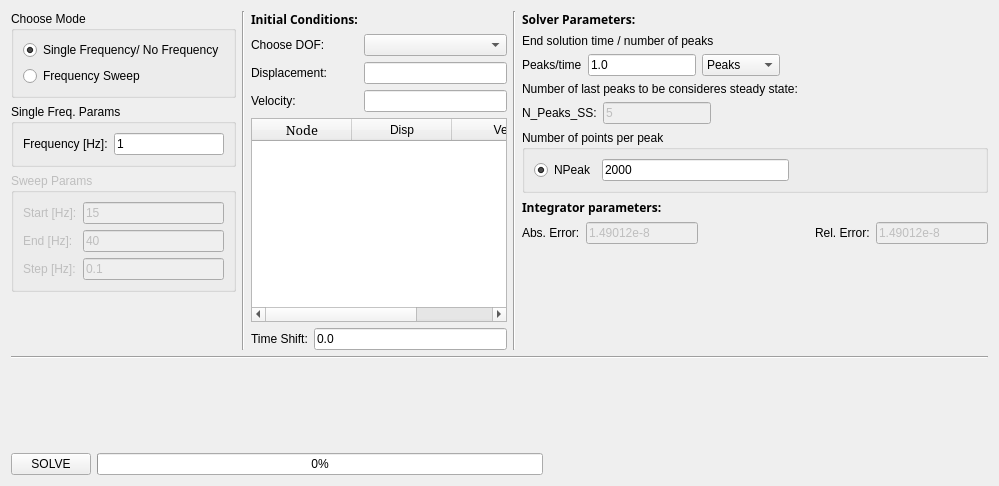
      <widget class="QWidget" name="tab_2">
       <attribute name="title">
        <string>Analysis</string>
       </attribute>
       <layout class="QVBoxLayout" name="verticalLayout_15">
        <item>
         <layout class="QHBoxLayout" name="horizontalLayout_15">
          <item>
           <layout class="QVBoxLayout" name="verticalLayout_10">
            <item>
             <widget class="QGroupBox" name="groupBox_3">
              <property name="title">
               <string>Choose Mode</string>
              </property>
              <layout class="QVBoxLayout" name="verticalLayout_11">
               <item>
                <widget class="QRadioButton" name="radioButton_SingleFreq">
                 <property name="text">
                  <string>Single Frequency/ No Frequency</string>
                 </property>
                 <property name="checked">
                  <bool>true</bool>
                 </property>
                </widget>
               </item>
               <item>
                <widget class="QRadioButton" name="radioButton_FreqSweep">
                 <property name="text">
                  <string>Frequency Sweep</string>
                 </property>
                </widget>
               </item>
              </layout>
             </widget>
            </item>
            <item>
             <widget class="QGroupBox" name="groupBox">
              <property name="title">
               <string>Single Freq. Params</string>
              </property>
              <layout class="QVBoxLayout" name="verticalLayout_8">
               <item>
                <layout class="QHBoxLayout" name="horizontalLayout_8">
                 <item>
                  <widget class="QLabel" name="label_6">
                   <property name="text">
                    <string>Frequency [Hz]:</string>
                   </property>
                  </widget>
                 </item>
                 <item>
                  <widget class="QLineEdit" name="lineEdit_SingleFreq">
                   <property name="text">
                    <string>1</string>
                   </property>
                  </widget>
                 </item>
                </layout>
               </item>
              </layout>
             </widget>
            </item>
            <item>
             <widget class="QGroupBox" name="groupBox_2">
              <property name="enabled">
               <bool>false</bool>
              </property>
              <property name="title">
               <string>Sweep Params</string>
              </property>
              <layout class="QVBoxLayout" name="verticalLayout_9">
               <item>
                <layout class="QGridLayout" name="gridLayout">
                 <item row="0" column="0">
                  <widget class="QLabel" name="label_7">
                   <property name="text">
                    <string>Start [Hz]:</string>
                   </property>
                  </widget>
                 </item>
                 <item row="0" column="1">
                  <widget class="QLineEdit" name="lineEdit_FreqStart">
                   <property name="text">
                    <string>15</string>
                   </property>
                  </widget>
                 </item>
                 <item row="1" column="0">
                  <widget class="QLabel" name="label_8">
                   <property name="text">
                    <string>End [Hz]:</string>
                   </property>
                  </widget>
                 </item>
                 <item row="1" column="1">
                  <widget class="QLineEdit" name="lineEdit_FreqStop">
                   <property name="text">
                    <string>40</string>
                   </property>
                  </widget>
                 </item>
                 <item row="2" column="0">
                  <widget class="QLabel" name="label_9">
                   <property name="text">
                    <string>Step [Hz]:</string>
                   </property>
                  </widget>
                 </item>
                 <item row="2" column="1">
                  <widget class="QLineEdit" name="lineEdit_FreqStep">
                   <property name="text">
                    <string>0.1</string>
                   </property>
                  </widget>
                 </item>
                </layout>
               </item>
              </layout>
             </widget>
            </item>
            <item>
             <spacer name="verticalSpacer">
              <property name="orientation">
               <enum>Qt::Vertical</enum>
              </property>
              <property name="sizeHint" stdset="0">
               <size>
                <width>20</width>
                <height>58</height>
               </size>
              </property>
             </spacer>
            </item>
           </layout>
          </item>
          <item>
           <widget class="Line" name="line_8">
            <property name="orientation">
             <enum>Qt::Vertical</enum>
            </property>
           </widget>
          </item>
          <item>
           <layout class="QGridLayout" name="gridLayout_2">
            <item row="0" column="0">
             <widget class="QLabel" name="label_10">
              <property name="font">
               <font>
                <family>Sans Serif</family>
                <weight>75</weight>
                <bold>true</bold>
               </font>
              </property>
              <property name="text">
               <string>Initial Conditions:</string>
              </property>
             </widget>
            </item>
            <item row="1" column="0">
             <widget class="QLabel" name="label_11">
              <property name="text">
               <string>Choose DOF:</string>
              </property>
             </widget>
            </item>
            <item row="1" column="1">
             <widget class="QComboBox" name="comboBox_DOF"/>
            </item>
            <item row="2" column="0">
             <widget class="QLabel" name="label_13">
              <property name="text">
               <string>Displacement:</string>
              </property>
             </widget>
            </item>
            <item row="2" column="1">
             <widget class="QLineEdit" name="lineEdit_DispInit"/>
            </item>
            <item row="3" column="0">
             <widget class="QLabel" name="label_12">
              <property name="text">
               <string>Velocity:</string>
              </property>
             </widget>
            </item>
            <item row="3" column="1">
             <widget class="QLineEdit" name="lineEdit_VelInit"/>
            </item>
            <item row="4" column="0" colspan="2">
             <widget class="QTableWidget" name="tableWidgetInitCon">
              <attribute name="verticalHeaderVisible">
               <bool>false</bool>
              </attribute>
              <column>
               <property name="text">
                <string>Node</string>
               </property>
               <property name="font">
                <font>
                 <family>Serif</family>
                 <pointsize>10</pointsize>
                 <italic>false</italic>
                </font>
               </property>
              </column>
              <column>
               <property name="text">
                <string>Disp</string>
               </property>
              </column>
              <column>
               <property name="text">
                <string>Vel</string>
               </property>
              </column>
             </widget>
            </item>
            <item row="5" column="0" colspan="2">
             <layout class="QHBoxLayout" name="horizontalLayout_11">
              <item>
               <widget class="QLabel" name="label_23">
                <property name="text">
                 <string>Time Shift:</string>
                </property>
               </widget>
              </item>
              <item>
               <widget class="QLineEdit" name="lineStartTime">
                <property name="text">
                 <string>0.0</string>
                </property>
               </widget>
              </item>
             </layout>
            </item>
           </layout>
          </item>
          <item>
           <widget class="Line" name="line_6">
            <property name="orientation">
             <enum>Qt::Vertical</enum>
            </property>
           </widget>
          </item>
          <item>
           <layout class="QVBoxLayout" name="verticalLayout_14">
            <item>
             <widget class="QLabel" name="label_14">
              <property name="font">
               <font>
                <family>Sans Serif</family>
                <weight>75</weight>
                <bold>true</bold>
               </font>
              </property>
              <property name="text">
               <string>Solver Parameters:</string>
              </property>
             </widget>
            </item>
            <item>
             <widget class="QLabel" name="label_15">
              <property name="text">
               <string>End solution time / number of peaks</string>
              </property>
             </widget>
            </item>
            <item>
             <layout class="QHBoxLayout" name="horizontalLayout_10">
              <item>
               <widget class="QLabel" name="label_16">
                <property name="text">
                 <string>Peaks/time</string>
                </property>
               </widget>
              </item>
              <item>
               <widget class="QLineEdit" name="lineEdit_Npeaks">
                <property name="text">
                 <string>1.0</string>
                </property>
               </widget>
              </item>
              <item>
               <widget class="QComboBox" name="comboBoxPeaks">
                <item>
                 <property name="text">
                  <string>Peaks</string>
                 </property>
                </item>
                <item>
                 <property name="text">
                  <string>Seconds</string>
                 </property>
                </item>
               </widget>
              </item>
              <item>
               <spacer name="horizontalSpacer_8">
                <property name="orientation">
                 <enum>Qt::Horizontal</enum>
                </property>
                <property name="sizeHint" stdset="0">
                 <size>
                  <width>208</width>
                  <height>17</height>
                 </size>
                </property>
               </spacer>
              </item>
             </layout>
            </item>
            <item>
             <widget class="QLabel" name="label_17">
              <property name="text">
               <string>Number of last peaks to be consideres steady state:</string>
              </property>
             </widget>
            </item>
            <item>
             <layout class="QHBoxLayout" name="horizontalLayout_9">
              <item>
               <widget class="QLabel" name="label_18">
                <property name="text">
                 <string>N_Peaks_SS:</string>
                </property>
               </widget>
              </item>
              <item>
               <widget class="QLineEdit" name="lineEdit_NpeaksSS">
                <property name="enabled">
                 <bool>false</bool>
                </property>
                <property name="sizePolicy">
                 <sizepolicy hsizetype="Preferred" vsizetype="Fixed">
                  <horstretch>0</horstretch>
                  <verstretch>0</verstretch>
                 </sizepolicy>
                </property>
                <property name="text">
                 <string>5</string>
                </property>
               </widget>
              </item>
              <item>
               <spacer name="horizontalSpacer_9">
                <property name="orientation">
                 <enum>Qt::Horizontal</enum>
                </property>
                <property name="sizeHint" stdset="0">
                 <size>
                  <width>208</width>
                  <height>17</height>
                 </size>
                </property>
               </spacer>
              </item>
             </layout>
            </item>
            <item>
             <layout class="QVBoxLayout" name="verticalLayout_13">
              <item>
               <widget class="QGroupBox" name="groupBox_4">
                <property name="sizePolicy">
                 <sizepolicy hsizetype="Preferred" vsizetype="Fixed">
                  <horstretch>0</horstretch>
                  <verstretch>0</verstretch>
                 </sizepolicy>
                </property>
                <property name="title">
                 <string>Number of points per peak</string>
                </property>
                <layout class="QHBoxLayout" name="horizontalLayout_14">
                 <item>
                  <widget class="QRadioButton" name="radioButton_constantNpeak">
                   <property name="text">
                    <string>NPeak</string>
                   </property>
                   <property name="checked">
                    <bool>true</bool>
                   </property>
                  </widget>
                 </item>
                 <item>
                  <widget class="QLineEdit" name="lineEdit_constNpeak">
                   <property name="enabled">
                    <bool>true</bool>
                   </property>
                   <property name="sizePolicy">
                    <sizepolicy hsizetype="Expanding" vsizetype="Expanding">
                     <horstretch>0</horstretch>
                     <verstretch>0</verstretch>
                    </sizepolicy>
                   </property>
                   <property name="text">
                    <string>2000</string>
                   </property>
                  </widget>
                 </item>
                 <item>
                  <spacer name="horizontalSpacer_7">
                   <property name="orientation">
                    <enum>Qt::Horizontal</enum>
                   </property>
                   <property name="sizeHint" stdset="0">
                    <size>
                     <width>120</width>
                     <height>20</height>
                    </size>
                   </property>
                  </spacer>
                 </item>
                </layout>
               </widget>
              </item>
              <item>
               <layout class="QVBoxLayout" name="verticalLayout_12">
                <item>
                 <widget class="QLabel" name="label_19">
                  <property name="font">
                   <font>
                    <family>Sans Serif</family>
                    <weight>75</weight>
                    <bold>true</bold>
                   </font>
                  </property>
                  <property name="text">
                   <string>Integrator parameters:</string>
                  </property>
                 </widget>
                </item>
                <item>
                 <layout class="QHBoxLayout" name="horizontalLayout_12">
                  <item>
                   <widget class="QLabel" name="label_20">
                    <property name="text">
                     <string>Abs. Error:</string>
                    </property>
                   </widget>
                  </item>
                  <item>
                   <widget class="QLineEdit" name="lineEdit_AbsError">
                    <property name="enabled">
                     <bool>false</bool>
                    </property>
                    <property name="text">
                     <string>1.49012e-8</string>
                    </property>
                   </widget>
                  </item>
                  <item>
                   <spacer name="horizontalSpacer_10">
                    <property name="orientation">
                     <enum>Qt::Horizontal</enum>
                    </property>
                    <property name="sizeHint" stdset="0">
                     <size>
                      <width>40</width>
                      <height>20</height>
                     </size>
                    </property>
                   </spacer>
                  </item>
                  <item>
                   <widget class="QLabel" name="label_21">
                    <property name="text">
                     <string>Rel. Error:</string>
                    </property>
                   </widget>
                  </item>
                  <item>
                   <widget class="QLineEdit" name="lineEdit_relError">
                    <property name="enabled">
                     <bool>false</bool>
                    </property>
                    <property name="text">
                     <string>1.49012e-8</string>
                    </property>
                   </widget>
                  </item>
                 </layout>
                </item>
               </layout>
              </item>
             </layout>
            </item>
            <item>
             <spacer name="verticalSpacer_2">
              <property name="orientation">
               <enum>Qt::Vertical</enum>
              </property>
              <property name="sizeHint" stdset="0">
               <size>
                <width>20</width>
                <height>78</height>
               </size>
              </property>
             </spacer>
            </item>
           </layout>
          </item>
         </layout>
        </item>
        <item>
         <widget class="Line" name="line_7">
          <property name="orientation">
           <enum>Qt::Horizontal</enum>
          </property>
         </widget>
        </item>
        <item>
         <spacer name="verticalSpacer_3">
          <property name="orientation">
           <enum>Qt::Vertical</enum>
          </property>
          <property name="sizeHint" stdset="0">
           <size>
            <width>20</width>
            <height>88</height>
           </size>
          </property>
         </spacer>
        </item>
        <item>
         <layout class="QHBoxLayout" name="horizontalLayout_13">
          <item>
           <widget class="QPushButton" name="pushButton_Solve">
            <property name="text">
             <string>SOLVE</string>
            </property>
           </widget>
          </item>
          <item>
           <widget class="QProgressBar" name="progressBar_Solution">
            <property name="value">
             <number>0</number>
            </property>
           </widget>
          </item>
          <item>
           <spacer name="horizontalSpacer_12">
            <property name="orientation">
             <enum>Qt::Horizontal</enum>
            </property>
            <property name="sizeHint" stdset="0">
             <size>
              <width>248</width>
              <height>17</height>
             </size>
            </property>
           </spacer>
          </item>
         </layout>
        </item>
       </layout>
      </widget>
